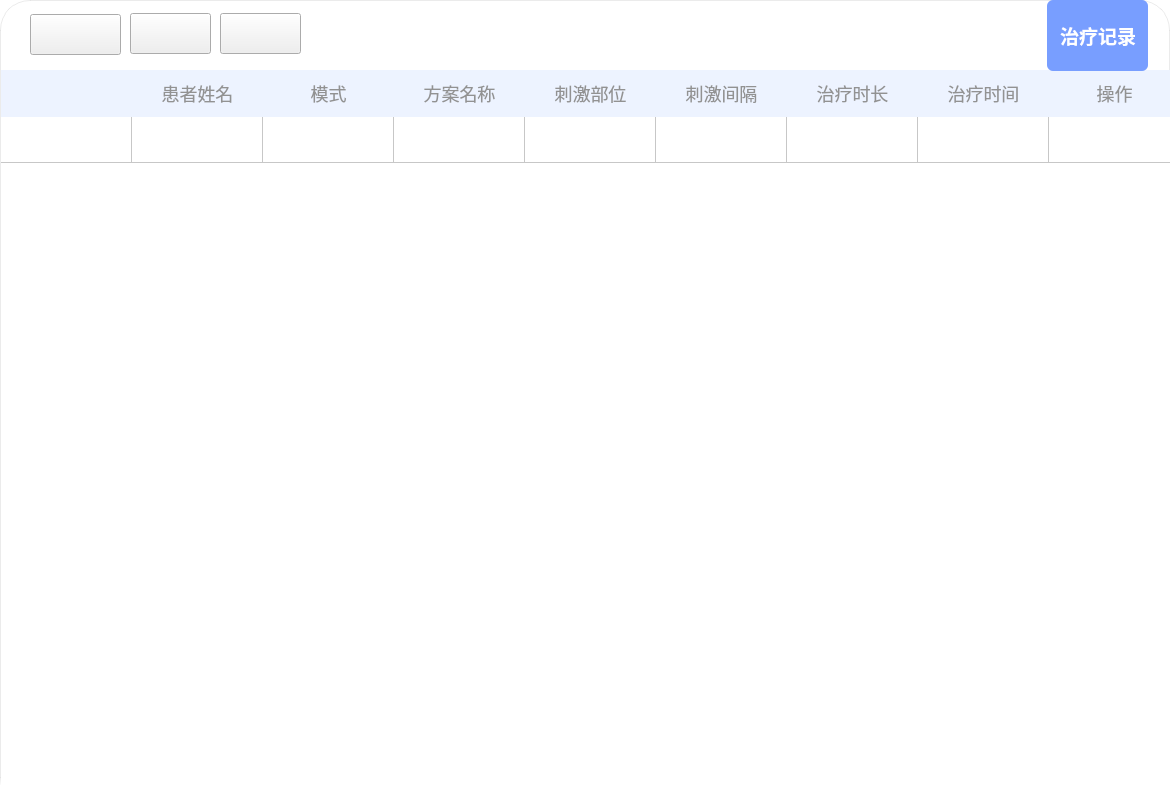
<?xml version="1.0" encoding="UTF-8"?>
<ui version="4.0">
 <class>Form</class>
 <widget class="QWidget" name="Form">
  <property name="geometry">
   <rect>
    <x>0</x>
    <y>0</y>
    <width>1170</width>
    <height>808</height>
   </rect>
  </property>
  <property name="minimumSize">
   <size>
    <width>1170</width>
    <height>805</height>
   </size>
  </property>
  <property name="maximumSize">
   <size>
    <width>1170</width>
    <height>808</height>
   </size>
  </property>
  <property name="windowTitle">
   <string>Form</string>
  </property>
  <property name="styleSheet">
   <string notr="true">QWidget#Form {
	background-color: #ffffff;
	border-radius: 30px;
	border: 1px solid rgba(0, 0, 0, 0.08);
}</string>
  </property>
  <widget class="QTableWidget" name="tableWidget_treatrecord">
   <property name="geometry">
    <rect>
     <x>1</x>
     <y>70</y>
     <width>1651</width>
     <height>791</height>
    </rect>
   </property>
   <property name="font">
    <font>
     <pointsize>11</pointsize>
    </font>
   </property>
   <property name="focusPolicy">
    <enum>Qt::NoFocus</enum>
   </property>
   <property name="styleSheet">
    <string notr="true">QTableWidget#tableWidget_treatrecord QHeaderView::section {
	background-color: #EDF3FF;
	color: #929292;
	border: none;
	padding: 8px;
	font-size: 18px;
}
QTableWidget#tableWidget_treatrecord {
    outline: none;
    border: none;
}
QTableWidget#tableWidget_treatrecord::item {
    outline: none;
    border: none;
}
QTableWidget#tableWidget_treatrecord::item:focus {
    outline: none;
    border: none;
    background: transparent;
}
QTableWidget#tableWidget_treatrecord::item:selected {
    outline: none;
    border: none;
    background: transparent;
}</string>
   </property>
   <property name="horizontalScrollBarPolicy">
    <enum>Qt::ScrollBarAlwaysOff</enum>
   </property>
   <property name="editTriggers">
    <set>QAbstractItemView::NoEditTriggers</set>
   </property>
   <property name="selectionMode">
    <enum>QAbstractItemView::NoSelection</enum>
   </property>
   <property name="showGrid">
    <bool>true</bool>
   </property>
   <attribute name="horizontalHeaderDefaultSectionSize">
    <number>131</number>
   </attribute>
   <attribute name="verticalHeaderVisible">
    <bool>false</bool>
   </attribute>
   <attribute name="verticalHeaderDefaultSectionSize">
    <number>46</number>
   </attribute>
   <row>
    <property name="text">
     <string>新建行</string>
    </property>
   </row>
   <column>
    <property name="text">
     <string/>
    </property>
    <property name="font">
     <font>
      <pointsize>12</pointsize>
     </font>
    </property>
   </column>
   <column>
    <property name="text">
     <string>患者姓名</string>
    </property>
   </column>
   <column>
    <property name="text">
     <string>模式</string>
    </property>
   </column>
   <column>
    <property name="text">
     <string>方案名称</string>
    </property>
   </column>
   <column>
    <property name="text">
     <string>刺激部位</string>
    </property>
   </column>
   <column>
    <property name="text">
     <string>刺激间隔</string>
    </property>
   </column>
   <column>
    <property name="text">
     <string>治疗时长</string>
    </property>
    <property name="font">
     <font>
      <pointsize>12</pointsize>
     </font>
    </property>
   </column>
   <column>
    <property name="text">
     <string>治疗时间</string>
    </property>
   </column>
   <column>
    <property name="text">
     <string>操作</string>
    </property>
   </column>
  </widget>
  <widget class="QPushButton" name="pushButton">
   <property name="geometry">
    <rect>
     <x>30</x>
     <y>14</y>
     <width>91</width>
     <height>41</height>
    </rect>
   </property>
   <property name="styleSheet">
    <string notr="true">border-image: url(:/patient/pic/patient_recordreturn.png);</string>
   </property>
   <property name="text">
    <string/>
   </property>
  </widget>
  <widget class="QPushButton" name="pushButton_2">
   <property name="geometry">
    <rect>
     <x>130</x>
     <y>13</y>
     <width>81</width>
     <height>41</height>
    </rect>
   </property>
   <property name="styleSheet">
    <string notr="true">border-image: url(:/patient/pic/patient_out.png);</string>
   </property>
   <property name="text">
    <string/>
   </property>
  </widget>
  <widget class="QPushButton" name="pushButton_3">
   <property name="geometry">
    <rect>
     <x>220</x>
     <y>13</y>
     <width>81</width>
     <height>41</height>
    </rect>
   </property>
   <property name="styleSheet">
    <string notr="true">border-image: url(:/patient/pic/patient_recorddel.png);</string>
   </property>
   <property name="text">
    <string/>
   </property>
  </widget>
  <widget class="QLabel" name="label_treatrecordtip">
   <property name="geometry">
    <rect>
     <x>1047</x>
     <y>0</y>
     <width>101</width>
     <height>71</height>
    </rect>
   </property>
   <property name="font">
    <font>
     <pointsize>14</pointsize>
     <bold>true</bold>
    </font>
   </property>
   <property name="styleSheet">
    <string notr="true">background: rgba(120, 158, 255, 1);
color: #FFFFFF;
border-radius: 6px;
padding-left: 8px;
padding-right: 8px;
padding-top: 4px;
padding-bottom: 4px;</string>
   </property>
   <property name="text">
    <string>治疗记录</string>
   </property>
  </widget>
 </widget>
 <resources>
  <include location="resources.qrc"/>
 </resources>
 <connections/>
</ui>
